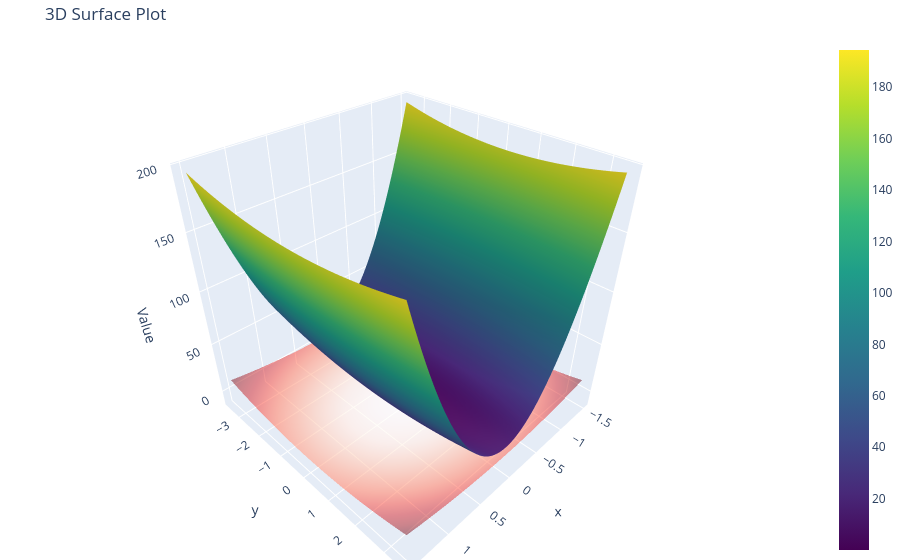

Here is the notebook cell this chart was saved with:
### Markdown cell above
## Visualizing the function

### Code cell
import numpy as np
import plotly.graph_objects as go

# Create a meshgrid for x and y values
x_vals = np.linspace(-1.5, 1.5, 100)
y_vals = np.linspace(-3.5, 3.5, 100)
X, Y = np.meshgrid(x_vals, y_vals)
Z_f = f(X, Y)
Z_g = g(X, Y)

# Create the 3D surface plot
fig = go.Figure()

# Add the surface for f(x, y)
fig.add_trace(go.Surface(z=Z_f, x=X, y=Y, colorscale='Viridis', name='f(x, y)'))

# Add the constraint surface for g(x, y)
fig.add_trace(go.Surface(z=Z_g, x=X, y=Y, colorscale='Reds', opacity=0.5, showscale=False, name='4x^2 + y^2 = 9'))

# Set layout
fig.update_layout(
    title='3D Surface Plot',
    scene=dict(
        xaxis_title='x',
        yaxis_title='y',
        zaxis_title='Value',
    ),
    margin=dict(l=0, r=0, b=0, t=40),
)

# Show the interactive plot
fig.show()

### Figure 1 — Plotly figure (JSON) as saved in the notebook; plotly's stock layout.template omitted (floating-point values rounded to 4 significant figures; data arrays with more than 128 entries replaced by an {"elided": "..."} marker saying what was removed)
{"data": [{"colorscale": [[0, "#440154"], [0.1111, "#482878"], [0.2222, "#3e4989"], [0.3333, "#31688e"], [0.4444, "#26828e"], [0.5556, "#1f9e89"], [0.6667, "#35b779"], [0.7778, "#6ece58"], [0.8889, "#b5de2b"], [1, "#fde725"]], "name": "f(x, y)", "type": "surface", "x": {"elided": "100x100 float values"}, "y": {"elided": "100x100 float values"}, "z": {"elided": "100x100 float values"}}, {"colorscale": [[0, "rgb(255,245,240)"], [0.125, "rgb(254,224,210)"], [0.25, "rgb(252,187,161)"], [0.375, "rgb(252,146,114)"], [0.5, "rgb(251,106,74)"], [0.625, "rgb(239,59,44)"], [0.75, "rgb(203,24,29)"], [0.875, "rgb(165,15,21)"], [1, "rgb(103,0,13)"]], "name": "4x^2 + y^2 = 9", "opacity": 0.5, "showscale": false, "type": "surface", "x": {"elided": "100x100 float values"}, "y": {"elided": "100x100 float values"}, "z": {"elided": "100x100 float values"}}], "layout": {"margin": {"b": 0, "l": 0, "r": 0, "t": 40}, "scene": {"xaxis": {"title": {"text": "x"}}, "yaxis": {"title": {"text": "y"}}, "zaxis": {"title": {"text": "Value"}}}, "title": {"text": "3D Surface Plot"}}}
